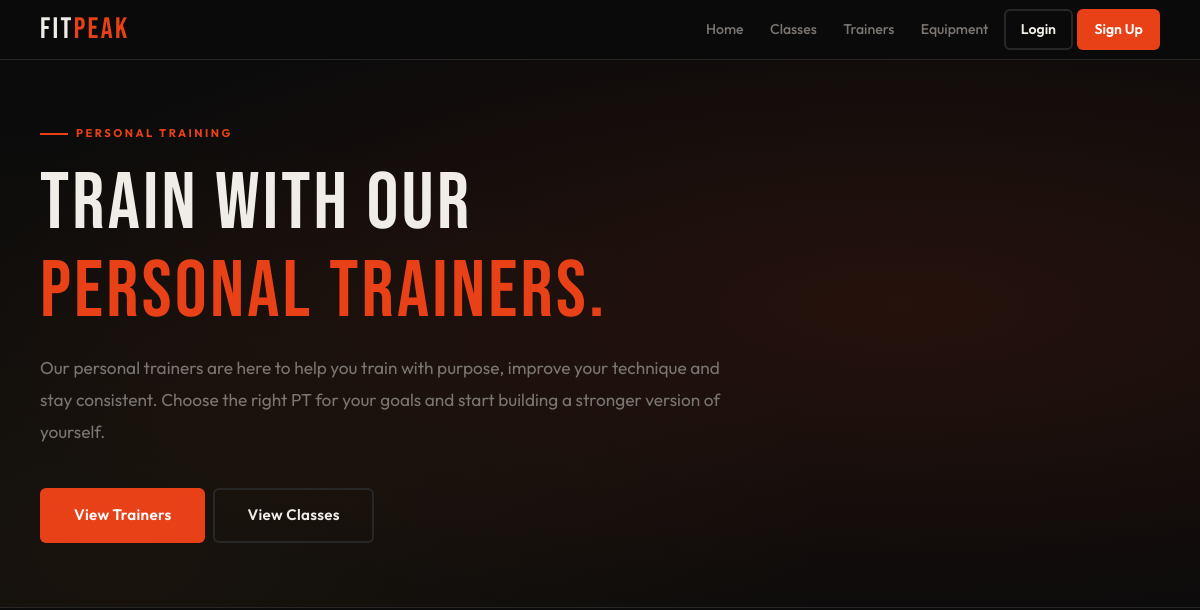
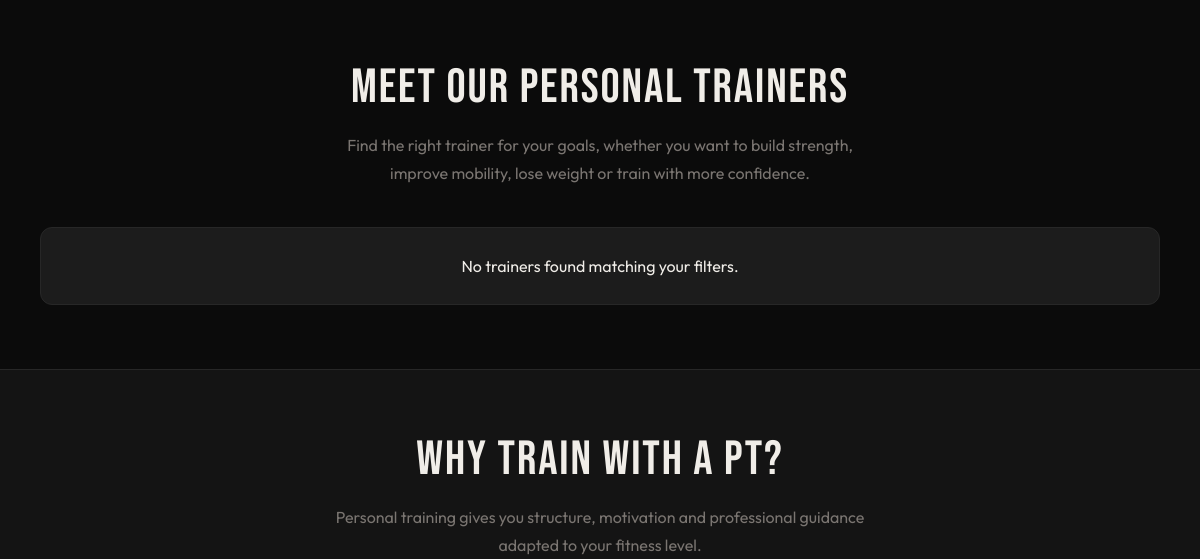
The app's page /public/pt.php (upper part), older data (2 pictures, top to bottom).
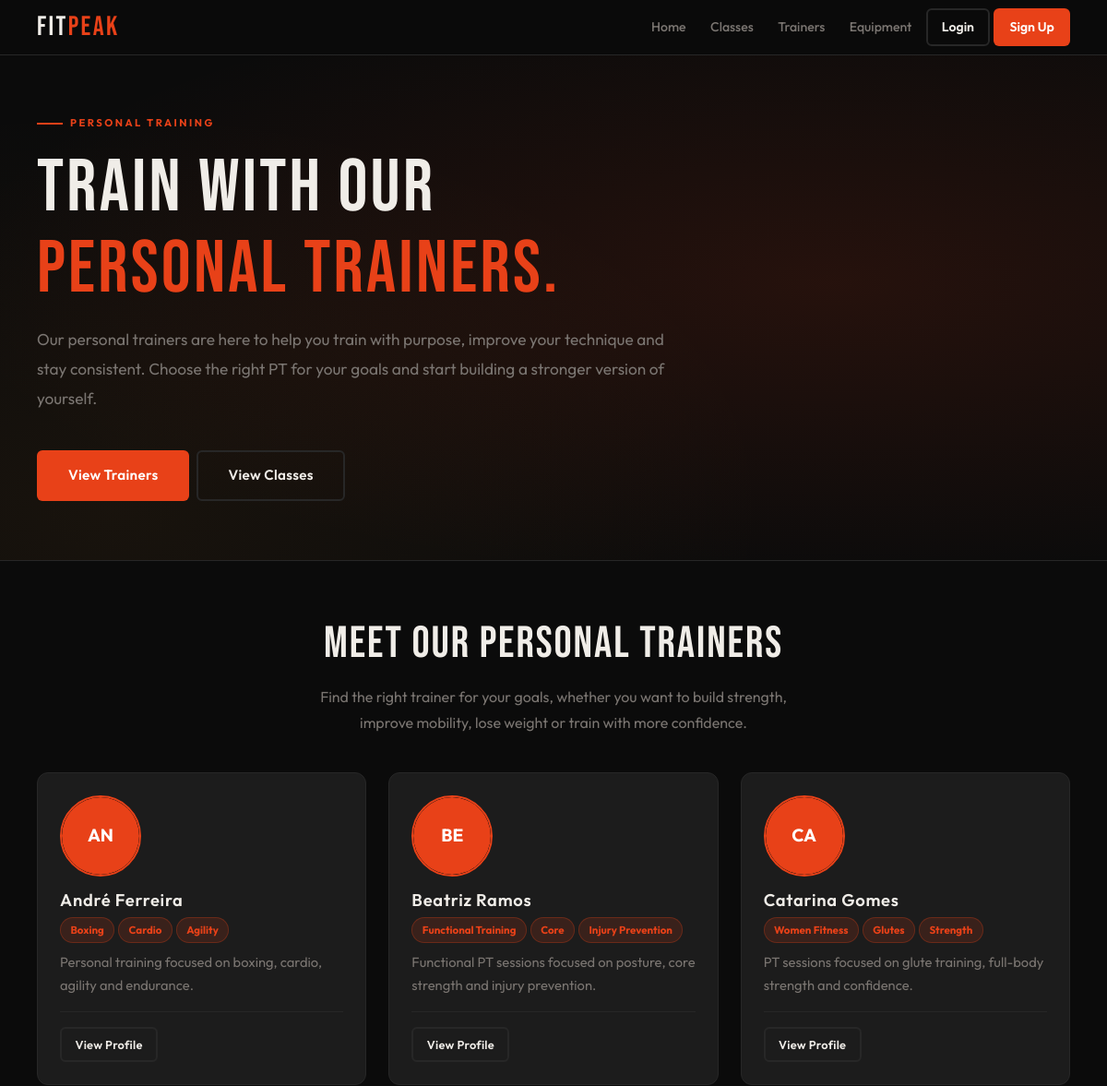
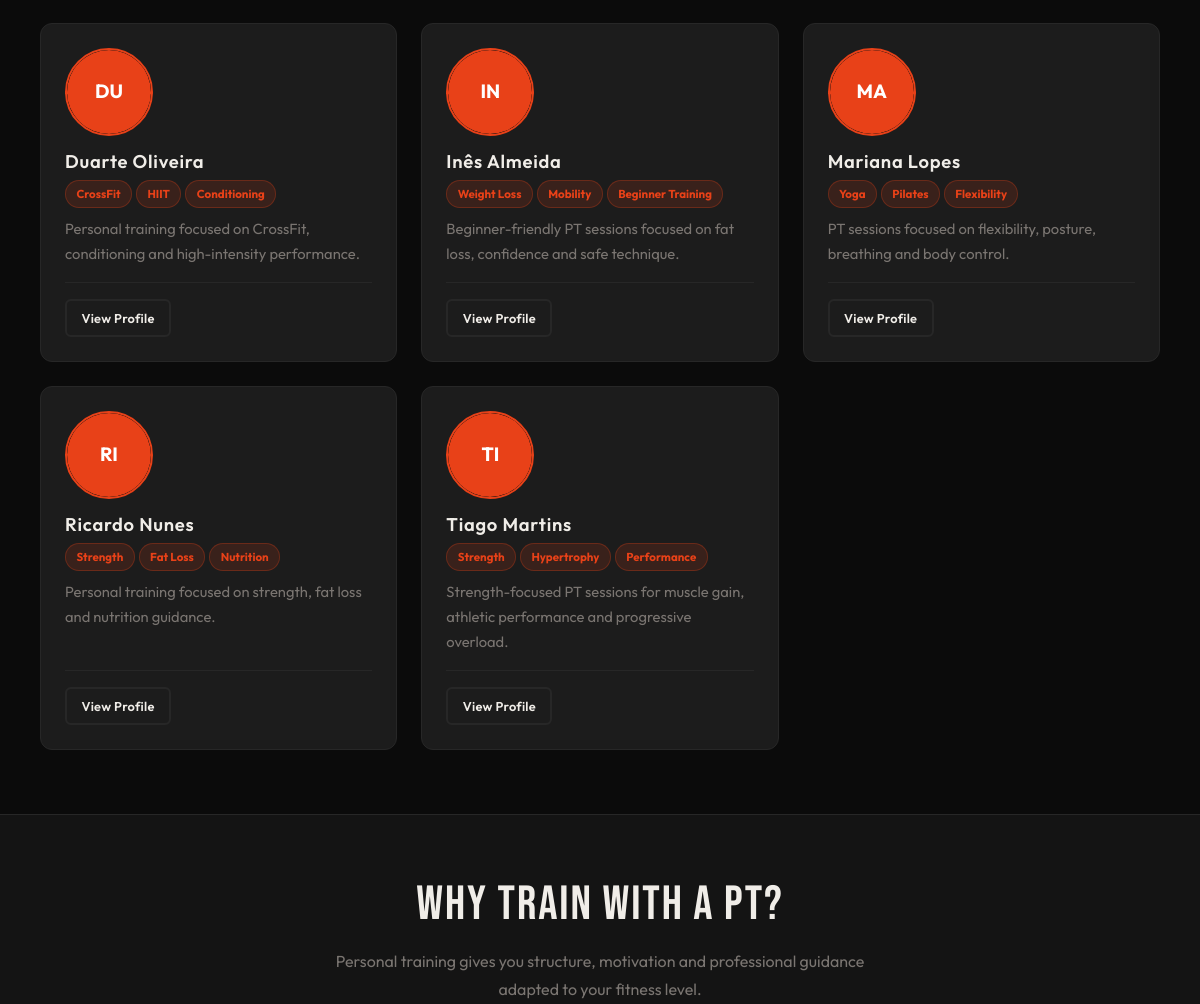
The same page, newer data (2 pictures, top to bottom).
### tables this page shows
CREATE TABLE users (
    id         INTEGER  PRIMARY KEY AUTOINCREMENT,
    name       TEXT     NOT NULL,
    username   TEXT     UNIQUE
                        NOT NULL,
    email      TEXT     UNIQUE
                        NOT NULL,
    password   TEXT     NOT NULL,
    role       TEXT     NOT NULL
                        DEFAULT 'member'
                        CHECK (role IN ('member', 'trainer', 'admin') ),
    is_admin   INTEGER  NOT NULL
                        DEFAULT 0,
    photo      TEXT     DEFAULT NULL,
    active     INTEGER  NOT NULL
                        DEFAULT 1,
    created_at DATETIME DEFAULT CURRENT_TIMESTAMP
);

### db/trainers.php (called while the page is built, shortened)
<?php
function getAllPersonalTrainers($pdo, $filters = []) {
    $sql = "
        SELECT
            u.id, u.name, u.username, u.email, u.photo, u.active,
            tp.bio, tp.specializations, tp.certifications,
            tp.is_pt, tp.pt_description, tp.pt_hourly_rate, tp.pt_available,
            COALESCE(ROUND(AVG(r.rating), 1), 0) AS rating,
            COUNT(r.id) AS review_count
        FROM users u
        LEFT JOIN trainer_profiles tp ON u.id = tp.user_id
        LEFT JOIN class_schedules cs ON cs.trainer_id = u.id
        LEFT JOIN class_sessions sess ON sess.schedule_id = cs.id
        LEFT JOIN reviews r ON r.session_id = sess.id
        WHERE u.role = 'trainer'
          AND u.active = 1
          AND tp.is_pt = 1
          AND tp.pt_available = 1
    ";
    $params = [];
    $sql .= " GROUP BY u.id ORDER BY u.name ASC";
    $stmt = $pdo->prepare($sql);
    $stmt->execute($params);
    return $stmt->fetchAll(PDO::FETCH_ASSOC);
}
?>

### template/trainers.php (the view, shortened to what this page needs)
<?php
function output_trainer_list($trainers) {
    if (empty($trainers)) {
        echo '<div class="card"><div class="card-body center-text"><p>No trainers found matching your filters.</p></div></div>';
        return;
    }
    echo '<div class="trainer-grid">';
    foreach ($trainers as $trainer) output_trainer_card($trainer);
    echo '</div>';
}
function output_trainer_card($trainer) {
    $id = (int)$trainer['id'];
    $name = htmlspecialchars($trainer['name']);
    $bio = htmlspecialchars($trainer['bio'] ?? 'No bio provided yet.');
    $ptDescription = htmlspecialchars($trainer['pt_description'] ?? '');
    $specializations = array_map('trim', explode(',', $trainer['specializations'] ?? ''));
    $photo = !empty($trainer['photo']) ? htmlspecialchars($trainer['photo']) : null;
    $initials = htmlspecialchars(strtoupper(substr($trainer['name'], 0, 2)));
    ?>
    <article class="trainer-card">
        <div class="trainer-avatar">
            <?php if ($photo): ?>
                <img src="<?= $photo ?>" alt="<?= $name ?>">
            <?php else: ?>
                <div class="avatar-placeholder"><?= $initials ?></div>
            <?php endif; ?>
        </div>
        <div class="trainer-body">
            <h3 class="trainer-name"><?= $name ?></h3>
            <div class="trainer-specializations">
                <?php foreach ($specializations as $spec): ?>
                    <?php if ($spec !== ''): ?>
                        <span class="spec-badge"><?= htmlspecialchars($spec) ?></span>
                    <?php endif; ?>
                <?php endforeach; ?>
            </div>
            <p class="trainer-bio"><?= nl2br($ptDescription !== '' ? $ptDescription : $bio) ?></p>
        </div>
        <div class="trainer-foot trainer-foot-end">
            <a href="trainer_profile.php?id=<?= $id ?>" class="secondary-button btn-sm">View Profile</a>
        </div>
    </article>
    <?php
}
        ?>

Row changes from the older to the newer data that the page shows:
added users: name "AN", name "André Ferreira", spec "Boxing", spec "Cardio", spec "Agility", bio "Personal training focused on boxing, cardio, agility and endurance."
added users: name "BE", name "Beatriz Ramos", spec "Functional Training", spec "Core", spec "Injury Prevention", bio "Functional PT sessions focused on posture, core strength and injury prevention."
added users: name "CA", name "Catarina Gomes", spec "Women Fitness", spec "Glutes", spec "Strength", bio "PT sessions focused on glute training, full-body strength and confidence."
added users: name "DU", name "Duarte Oliveira", spec "CrossFit", spec "HIIT", spec "Conditioning", bio "Personal training focused on CrossFit, conditioning and high-intensity performance."
added users: name "IN", name "Inês Almeida", spec "Weight Loss", spec "Mobility", spec "Beginner Training", bio "Beginner-friendly PT sessions focused on fat loss, confidence and safe technique."
added users: name "MA", name "Mariana Lopes", spec "Yoga", spec "Pilates", spec "Flexibility", bio "PT sessions focused on flexibility, posture, breathing and body control."
added users: name "RI", name "Ricardo Nunes", spec "Strength", spec "Fat Loss", spec "Nutrition", bio "Personal training focused on strength, fat loss and nutrition guidance."
added users: name "TI", name "Tiago Martins", spec "Strength", spec "Hypertrophy", spec "Performance", bio "Strength-focused PT sessions for muscle gain, athletic performance and progressive overload."
Text that changed along with them:
text no longer shown: "No trainers found matching your filters."
